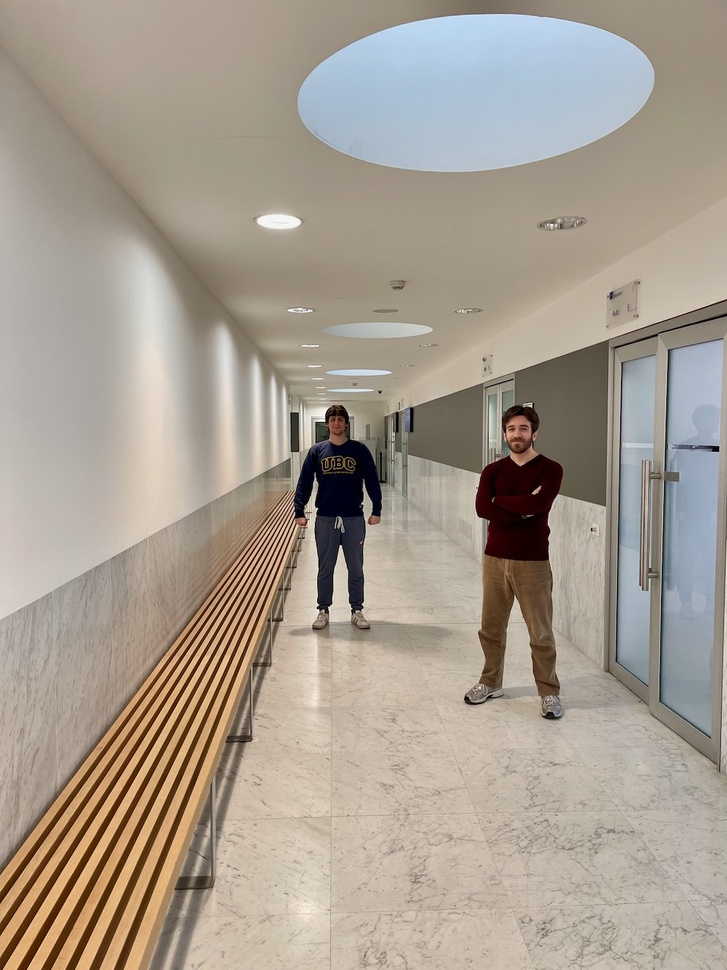
#> input picture single-view-metrology/draft.jpeg, 727 x 970 px, shrunk from 960 x 1280 before the run
$ jupyter execute main.ipynb
#> lines starting #> are read from the running program, lines starting #| are printed output that depends on the picture
# Single view metrology

[cell 1]
import cv2
import numpy as np

import cv2
import numpy as np
import matplotlib.pyplot as plt

[cell 2]
data_dir = "."

def plot_img(img_name):
    image_path = f"{data_dir}/{img_name}"
    plt.imshow(cv2.imread(image_path)[:, :, ::-1])
    plt.axis("off")

[cell 3]
img = cv2.imread(f"{data_dir}/draft.jpeg")[:, :, ::-1]

plt.imshow(img)
plt.axis('off')

[cell 4]
img = cv2.imread("draft.jpeg")
#> img is the input picture: shape (970, 727, 3); mean B, G, R 144.4, 156.7, 167.2
img = cv2.cvtColor(img, cv2.COLOR_BGR2RGB)

# Load the annotations from the .npy file
annotations = np.load("simple_metrology_annotations.npy", allow_pickle=True).item()
#> (reads single-view-metrology/simple_metrology_annotations.npy from the repository)

# Get the lines from annotations
lines = annotations['lines']

# Plot the image and the lines
plt.figure(figsize=(10, 10))
plt.imshow(img)

# Define line labels for different line types
parallel1_labels = ["ab", "cd"]
parallel2_labels = ["ef", "gh"]

# Plot each line with appropriate label
parallel1_count = 0
parallel2_count = 0

for i, ((x1, y1), (x2, y2), line_type) in enumerate(lines):
    if line_type == 'parallel_1':
        label = parallel1_labels[parallel1_count]
        style = {"marker": "+", "linewidth": 0.5, "color": "red"}
        parallel1_count += 1
    elif line_type == 'parallel_2':
        label = parallel2_labels[parallel2_count]
        style = {"marker": "+", "linewidth": 0.5, "color": "green"}
        parallel2_count += 1
    elif line_type == 'reference':
        label = "ref"
        style = {"marker": "o", "linewidth": 0.5, "color": "blue"}
    elif line_type == 'measure':
        label = "measure"
        style = {"marker": "o", "linewidth": 0.5, "color": "purple"}

    plt.plot([x1, x2], [y1, y2], marker=style["marker"], label=label,
             linewidth=style["linewidth"], color=style["color"])

plt.legend()
plt.axis('off')
plt.title("Annotated Metrology Points")
plt.show()
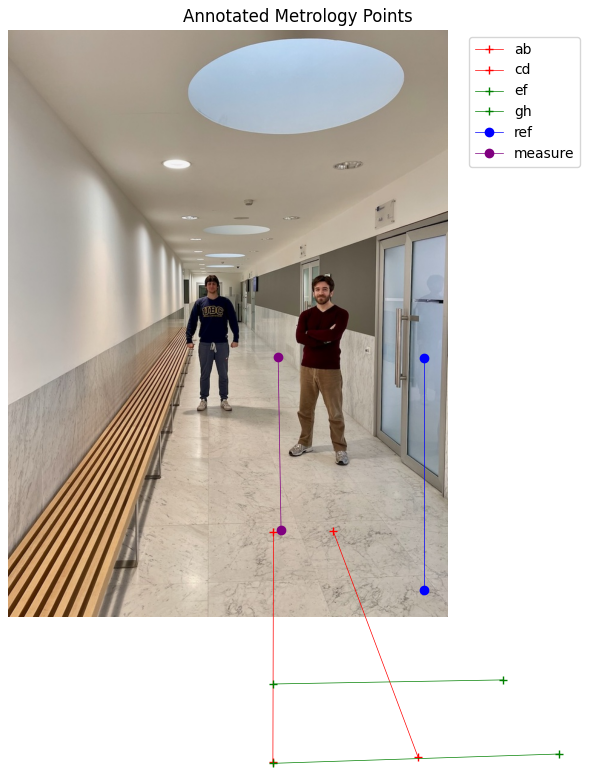
#> figure drawn by matplotlib, 1 panel

[cell 5]
# Extract points from lines by type
parallel_lines_1 = [line for line in lines if line[2] == 'parallel_1']
parallel_lines_2 = [line for line in lines if line[2] == 'parallel_2']
reference_lines = [line for line in lines if line[2] == 'reference']
measure_lines = [line for line in lines if line[2] == 'measure']

# Create point labels for each set of parallel lines
point_labels_1 = ['a', 'b', 'c', 'd']  # For parallel_1 lines
point_labels_2 = ['e', 'f', 'g', 'h']  # For parallel_2 lines
points = {}

# Initialize points dictionary with points from parallel_1 lines
point_index = 0
for i, ((x1, y1), (x2, y2), _) in enumerate(parallel_lines_1):
    # First endpoint
    points[point_labels_1[point_index]] = np.array([x1, y1, 1])
    point_index += 1

    # Second endpoint
    points[point_labels_1[point_index]] = np.array([x2, y2, 1])
    point_index += 1

    # Stop if we've used all available labels
    if point_index >= len(point_labels_1):
        break

# Initialize points dictionary with points from parallel_2 lines
point_index = 0
for i, ((x1, y1), (x2, y2), _) in enumerate(parallel_lines_2):
    # First endpoint
    points[point_labels_2[point_index]] = np.array([x1, y1, 1])
    point_index += 1

    # Second endpoint
    points[point_labels_2[point_index]] = np.array([x2, y2, 1])
    point_index += 1

    # Stop if we've used all available labels
    if point_index >= len(point_labels_2):
        break

# Now we can access points as individual variables
a = points.get('a')  # First point of first parallel_1 line
b = points.get('b')  # Second point of first parallel_1 line
c = points.get('c')  # First point of second parallel_1 line
d = points.get('d')  # Second point of second parallel_1 line
e = points.get('e')  # First point of first parallel_2 line
f = points.get('f')  # Second point of first parallel_2 line
g = points.get('g')  # First point of second parallel_2 line
h = points.get('h')  # Second point of second parallel_2 line

# Visualize the points and lines
plt.figure(figsize=(10,10))
plt.imshow(img)

# Plot parallel_1 lines in red
plt.plot([a[0], b[0]], [a[1], b[1]], marker='+', color='red', label='ab')
# a[0] is the x coordinate of point a
# a[1] is the y coordinate of point a
# plt.plot connects the points a and b with a red line, and the marker is a red plus at point a

# and so on for the other parallel lines
plt.plot([c[0], d[0]], [c[1], d[1]], marker='+', color='red', label='cd')

# Plot parallel_2 lines in green
plt.plot([e[0], f[0]], [e[1], f[1]], marker='+', color='green', label='ef')
plt.plot([g[0], h[0]], [g[1], h[1]], marker='+', color='green', label='gh')

plt.legend()
plt.axis('off')
plt.title("Annotated Points and Lines")
plt.show()
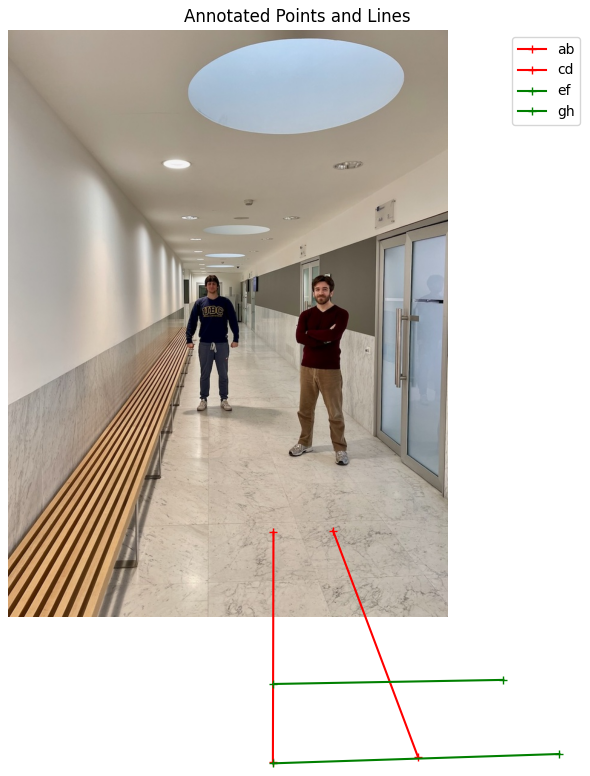
#> figure drawn by matplotlib, 1 panel

[cell 6]
# Calculate vanishing points
# Compute lines in homogeneous coordinates for parallel_1
lab = np.cross(a, b)  # Line through points a and b
lcd = np.cross(c, d)  # Line through points c and d

# Normalize the lines
lab = lab / lab[-1]
lcd = lcd / lcd[-1]

# Stack parallel_1 lines and compute vanishing point using SVD
parallel_lines1 = np.vstack([lab, lcd])
_, _, vt = np.linalg.svd(parallel_lines1)
vp1 = vt[-1]  # This is our first vanishing point
vp1 = vp1 / vp1[-1]  # Normalize the vanishing point

print("Vanishing point 1 (from parallel_1 lines):")
print(vp1)

# Compute lines in homogeneous coordinates for parallel_2
lef = np.cross(e, f)  # Line through points e and f
lgh = np.cross(g, h)  # Line through points g and h

# Normalize the lines
lef = lef / lef[-1]
lgh = lgh / lgh[-1]

# Stack parallel_2 lines and compute vanishing point using SVD
parallel_lines2 = np.vstack([lef, lgh])
_, _, vt = np.linalg.svd(parallel_lines2)
vp2 = vt[-1]  # This is our second vanishing point
vp2 = vp2 / vp2[-1]  # Normalize the vanishing point

print("Vanishing point 2 (from parallel_2 lines):")
print(vp2)

# Compute horizon line from the two vanishing points
horizon = np.cross(vp1, vp2)
horizon = horizon / horizon[-1]  # Normalize the horizon line

print("Horizon line:")
print(horizon)

[cell 7]
# Visualize vanishing points and horizon line
plt.figure(figsize=(10, 10))
plt.imshow(img)

# Plot the original lines
plt.plot([a[0], b[0]], [a[1], b[1]], marker='+', color='red', linewidth=0.5, label='ab')
plt.plot([c[0], d[0]], [c[1], d[1]], marker='+', color='red', linewidth=0.5, label='cd')
plt.plot([e[0], f[0]], [e[1], f[1]], marker='+', color='green', linewidth=0.5, label='ef')
plt.plot([g[0], h[0]], [g[1], h[1]], marker='+', color='green', linewidth=0.5, label='gh')

# Plot vanishing points
plt.plot(vp1[0], vp1[1], "o", color='red', label="vp1")
plt.plot(vp2[0], vp2[1], "o", color='green', label="vp2")

# Draw a line connecting the vanishing points (the horizon line)
plt.plot([vp1[0], vp2[0]], [vp1[1], vp2[1]], '--', color='blue',
         label="horizon", linewidth=0.8)

# Draw the full horizon line across the image
if horizon[1] != 0:  # Avoid division by zero
    x_vals = np.array([0, img.shape[1]])
#> x_vals = [0, 727]
    y_vals = (-horizon[0] * x_vals - horizon[2]) / horizon[1]
#> y_vals = [548.8, 578.2]
    plt.plot(x_vals, y_vals, '-', color='yellow', linewidth=1)

plt.legend()
plt.axis('off')
plt.title("Vanishing Points and Horizon Line")
plt.show()
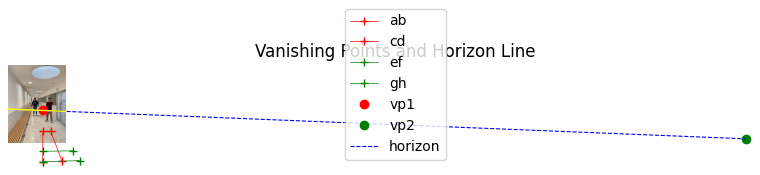
#> figure drawn by matplotlib, 1 panel

[cell 8]
# Build the rectifying homography for the floor plane
# Important: normalize the horizon line coefficients to regularize the homography
horizon = horizon/np.linalg.norm(horizon)

H = np.hstack([np.eye(2), np.zeros((2, 1))])
H = np.vstack([H, horizon])
H = H/H[-1, -1]

# We can check that the horizon is now mapped to the canonical line at infinity
print(f"H^(-T)@horizon: {np.linalg.inv(H).T@horizon.reshape((-1,1))}")

[cell 9]
# Plot reference and measurement lines
# Extract reference and measurement points from your annotations
# For reference line (Line 4 in your annotations)
ref_line = reference_lines[0]
ref_top = np.array([ref_line[0][0], ref_line[0][1], 1])    # First point of reference line
ref_bottom = np.array([ref_line[1][0], ref_line[1][1], 1]) # Second point of reference line

# For measurement line
measure_line = measure_lines[0]
measure_top = np.array([measure_line[0][0], measure_line[0][1], 1])    # First point of measurement line
measure_bottom = np.array([measure_line[1][0], measure_line[1][1], 1]) # Second point of measurement line

plt.figure(figsize=(10, 10))
plt.imshow(img)
plt.plot([ref_top[0], ref_bottom[0]], [ref_top[1], ref_bottom[1]],
         marker="o", label="Reference", linewidth=1, color='blue')
plt.plot([measure_top[0], measure_bottom[0]], [measure_top[1], measure_bottom[1]],
         marker="o", label="Measure", linewidth=1, color='purple')
plt.legend()
plt.title("Reference and Measurement Lines")
plt.axis('off')
plt.show()
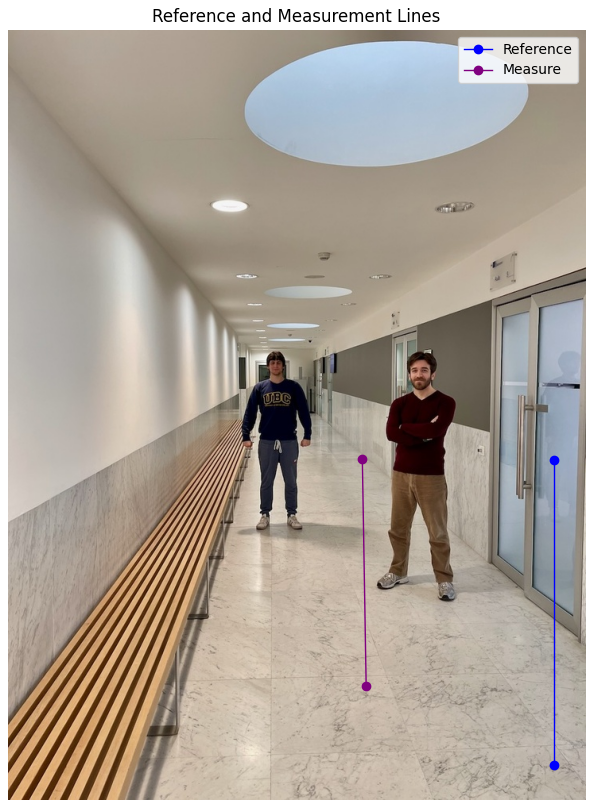
#> figure drawn by matplotlib, 1 panel

[cell 10]
# Computing the metric measurements
# Calculate vertical vanishing point if not already available
# If we want to use SVD on all lines for vertical direction (optional)
all_lines = np.vstack([lab, lcd, lef, lgh])
_, _, vt = np.linalg.svd(all_lines)
v_vert = vt[-1]
v_vert = v_vert/v_vert[-1]

# Compute intersection points and distances
u = np.cross(np.cross(measure_bottom, ref_bottom), horizon)
u = u/u[-1]

l_measure = np.cross(measure_bottom, v_vert)
ref_top_tilde = np.cross(np.cross(ref_top, u), l_measure)
ref_top_tilde = ref_top_tilde/ref_top_tilde[-1]

dist_ref_top_tilde = np.linalg.norm(ref_top_tilde - ref_bottom)
dist_measure_top = np.linalg.norm(measure_top - measure_bottom)
dist_vert = np.linalg.norm(v_vert - ref_bottom)

# Compute 1d projective transformation mapping the vanishing point to infinity
# (0,1) -> (0,1)
# (v_vert,0) -> (1,0)
H_1d = np.eye(2)
H_1d[-1] = [1, dist_vert]

# Compute the distance ratio
dist_ref_measure_ratio = dist_ref_top_tilde * (dist_vert - dist_measure_top)/(dist_measure_top*(dist_vert-dist_ref_top_tilde))

# Measured dist = ref_dist / dist_ref_measure_ratio
ref_dist = 175  # Your given reference distance
measured_dist = ref_dist / dist_ref_measure_ratio

print(f"Reference distance: {ref_dist} units")
print(f"Measured distance: {measured_dist:.2f} units")
print(f"Distance ratio: {dist_ref_measure_ratio:.4f}")

[cell 11]
# Visualize the measurement results
plt.figure(figsize=(10, 10))
plt.imshow(img)

# Plot reference line
plt.plot([ref_top[0], ref_bottom[0]], [ref_top[1], ref_bottom[1]],
         marker="o", label=f"Reference = {ref_dist}", linewidth=1, color='blue')

# Plot measurement line
plt.plot([measure_top[0], measure_bottom[0]], [measure_top[1], measure_bottom[1]],
         marker="o", label=f"Measure = {measured_dist:.2f}", linewidth=1, color='purple')

# Plot the horizon line
x_vals = np.array([0, img.shape[1]])
if horizon[1] != 0:  # Avoid division by zero
    y_vals = (-horizon[0] * x_vals - horizon[2]) / horizon[1]
    plt.plot(x_vals, y_vals, '--', color='yellow', linewidth=0.8, label="Horizon")

# Plot vanishing points
plt.plot(vp1[0], vp1[1], "o", color='red', label="vp1")
plt.plot(vp2[0], vp2[1], "o", color='green', label="vp2")
plt.plot(v_vert[0], v_vert[1], "o", color='black', label="v_vert")

plt.legend()
plt.title("Single View Metrology Measurement")
plt.axis('off')
plt.show()
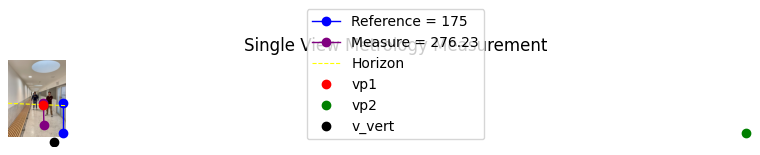
#> figure drawn by matplotlib, 1 panel

[cell 12]
plt.figure(figsize=(5, 15))
plt.imshow(img)

# Reference Line
plt.plot(
    (ref_top[0], ref_bottom[0]),
    (ref_top[1], ref_bottom[1]),
    c='blue',
    marker = '.'
    )
plt.axvline(
    ref_top[0],
    c='blue',
    marker = '',
    linestyle = ':',
    linewidth= 0.5
    )

# Measurement Line
plt.plot(
    (measure_top[0], measure_bottom[0]),
    (measure_top[1], measure_bottom[1]),
    c='red',
    marker = '.'
    )
plt.axvline(
    measure_top[0],
    c='red',
    marker = '',
    linestyle = ':',
    linewidth= 0.5
    )

# Top Vanishing Point
ref_line = np.cross(ref_bottom, ref_top)
measure_line = np.cross(measure_bottom, measure_top)
vp3 = np.cross(ref_line, measure_line)
vp3 = vp3 / vp3[2]
plt.plot(
    vp3[0],
    vp3[1]
)

# Line through right vanishing point and top reference point
slope = (vp2[1] - ref_top[1]) / (vp2[0] - ref_top[0])
intercept = vp2[1] - slope * vp2[0]
x_vals = np.array([0, img.shape[1]])
y_vals = slope * x_vals + intercept
#> y_vals = [510.9, 543.2]
plt.plot(
    x_vals,
    y_vals,
    c='yellow',
    marker = '',
    linestyle = ':',
    linewidth= 0.5
    )

# Line through right vanishing point and bottom refernce point
slope = (vp2[1] - ref_bottom[1]) / (vp2[0] - ref_bottom[0])
intercept = vp2[1] - slope * vp2[0]
x_vals = np.array([0, img.shape[1]])
y_vals = slope * x_vals + intercept
#> y_vals = [925.4, 925.2]
plt.plot(
    x_vals,
    y_vals,
    c='yellow',
    marker = '',
    linestyle = ':',
    linewidth= 0.5
    )

# [35 lines of commented-out code are left out]
slope = (vp1[1] - measure_top[1]) / (vp1[0] - measure_top[0])
intercept = vp1[1] - slope * vp1[0]
x_vals = np.array([vp1[0], img.shape[1]])
#> x_vals = [438.9, 727]
y_vals = slope * x_vals + intercept
#> y_vals = [566.5, -540.5]
plt.plot(
    x_vals,
    y_vals,
    c='yellow',
    marker = '',
    linestyle = ':',
    linewidth= 0.5
    )

# Line through back vanishing point and bottom measure point
# plt.plot(
#     vp1[0],
#     vp1[1],
#     c='yellow',
#     marker = 'o',
#     )
slope = (vp1[1] - measure_bottom[1]) / (vp1[0] - measure_bottom[0])
intercept = vp1[1] - slope * vp1[0]
x_vals = np.array([vp1[0], img.shape[1]])
y_vals = slope * x_vals + intercept
#> y_vals = [566.5, 6861.9]
plt.plot(
    x_vals,
    y_vals,
    c='yellow',
    marker = '',
    linestyle = ':',
    linewidth= 0.5
    )

# Bottom Intersection
right_vp_to_ref_top = np.cross(vp2, ref_top)
back_vp_to_measure_top = np.cross(vp1, measure_top)
top_intersection = np.cross(right_vp_to_ref_top, back_vp_to_measure_top)
top_intersection = top_intersection / top_intersection[2]
plt.plot(
    top_intersection[0],
    top_intersection[1],
    c='k',
    marker = '.',
    )

# Vertical Line
bottom_vp_to_top_intersection = np.cross(vp3, top_intersection)
plt.plot(
    (vp3[0], top_intersection[0]),
    (vp3[1], top_intersection[1]),
    c='k',
    marker = '',
    linestyle = ':',
    linewidth= 0.5
    )

# Project the measurement and reference segment onto the vertical line
back_vp_to_measure_bottom = np.cross(vp1, measure_bottom)
measure_bottom_proj = np.cross(bottom_vp_to_top_intersection, back_vp_to_measure_bottom)
measure_bottom_proj = measure_bottom_proj / measure_bottom_proj[2]
plt.plot(
    measure_bottom_proj[0],
    measure_bottom_proj[1],
    c='red',
    marker = '*',
    label = 'Projected Measure Point',
    linewidth = 0,
    )

right_vp_to_ref_bottom = np.cross(vp2, ref_bottom)
ref_bottom_proj = np.cross(bottom_vp_to_top_intersection, right_vp_to_ref_bottom )
ref_bottom_proj = ref_bottom_proj / ref_bottom_proj[2]
plt.plot(
    ref_bottom_proj[0],
    ref_bottom_proj[1],
    c='blue',
    marker = '*',
    label = 'Projected Reference Point',
    linewidth = 0,
    )

# ref : measure = original_ref : original_measure
# -> original_measure =
ref = np.linalg.norm(top_intersection[:2] - ref_bottom_proj[:2])
measure = np.linalg.norm(top_intersection[:2] - measure_bottom_proj[:2])
original_ref = 175
original_measure = measure * original_ref / ref
print(f'Projected Ref = {ref:} ')
print(f'Projected Measure = {measure:} ')
print(f"Known original ref = {original_ref}")
print(f"Estimated original measure = {original_measure}")

# Show everything
plt.legend()
plt.xlim([0, img.shape[1]])
plt.ylim([img.shape[0], 0])
plt.axis('off')

plt.show()
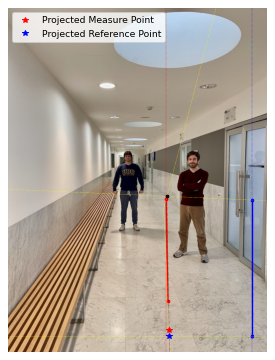
#> figure drawn by matplotlib, 1 panel

[cell 13]
# Measurement Line
plt.plot(
    (measure_top[0], measure_bottom[0]),
    (measure_top[1], measure_bottom[1]),
    c='red',
    marker = '.'
    )
plt.axvline(
    measure_top[0],
    c='red',
    marker = '',
    linestyle = ':',
    linewidth= 0.5
    )

# Top Vanishing Point
ref_line = np.cross(ref_bottom, ref_top)
measure_line = np.cross(measure_bottom, measure_top)
vp3 = np.cross(ref_line, measure_line)
vp3 = vp3 / vp3[2]
plt.plot(
    vp3[0],
    vp3[1]
)

# Line through right vanishing point and top reference point
slope = (vp2[1] - ref_top[1]) / (vp2[0] - ref_top[0])
intercept = vp2[1] - slope * vp2[0]
x_vals = np.array([0, img.shape[1]])
#> x_vals = [0, 727]
y_vals = slope * x_vals + intercept
plt.plot(
    x_vals,
    y_vals,
    c='yellow',
    marker = '',
    linestyle = ':',
    linewidth= 0.5
    )

# Line through right vanishing point and bottom refernce point
slope = (vp2[1] - ref_bottom[1]) / (vp2[0] - ref_bottom[0])
intercept = vp2[1] - slope * vp2[0]
x_vals = np.array([0, img.shape[1]])
y_vals = slope * x_vals + intercept
plt.plot(
    x_vals,
    y_vals,
    c='yellow',
    marker = '',
    linestyle = ':',
    linewidth= 0.5
    )

# [35 lines of commented-out code are left out]
slope = (vp1[1] - measure_top[1]) / (vp1[0] - measure_top[0])
intercept = vp1[1] - slope * vp1[0]
x_vals = np.array([vp1[0], img.shape[1]])
y_vals = slope * x_vals + intercept
plt.plot(
    x_vals,
    y_vals,
    c='yellow',
    marker = '',
    linestyle = ':',
    linewidth= 0.5
    )

# Line through back vanishing point and bottom measure point
# plt.plot(
#     vp1[0],
#     vp1[1],
#     c='yellow',
#     marker = 'o',
#     )
slope = (vp1[1] - measure_bottom[1]) / (vp1[0] - measure_bottom[0])
intercept = vp1[1] - slope * vp1[0]
x_vals = np.array([vp1[0], img.shape[1]])
y_vals = slope * x_vals + intercept
plt.plot(
    x_vals,
    y_vals,
    c='yellow',
    marker = '',
    linestyle = ':',
    linewidth= 0.5
    )

# Bottom Intersection
right_vp_to_ref_top = np.cross(vp2, ref_top)
back_vp_to_measure_top = np.cross(vp1, measure_top)
top_intersection = np.cross(right_vp_to_ref_top, back_vp_to_measure_top)
top_intersection = top_intersection / top_intersection[2]
plt.plot(
    top_intersection[0],
    top_intersection[1],
    c='k',
    marker = '.',
    )

# Vertical Line
bottom_vp_to_top_intersection = np.cross(vp3, top_intersection)
plt.plot(
    (vp3[0], top_intersection[0]),
    (vp3[1], top_intersection[1]),
    c='k',
    marker = '',
    linestyle = ':',
    linewidth= 0.5
    )

# Project the measurement and reference segment onto the vertical line
back_vp_to_measure_bottom = np.cross(vp1, measure_bottom)
measure_bottom_proj = np.cross(bottom_vp_to_top_intersection, back_vp_to_measure_bottom)
measure_bottom_proj = measure_bottom_proj / measure_bottom_proj[2]
plt.plot(
    measure_bottom_proj[0],
    measure_bottom_proj[1],
    c='red',
    marker = '*',
    label = 'Projected Measure Point',
    linewidth = 0,
    )

right_vp_to_ref_bottom = np.cross(vp2, ref_bottom)
ref_bottom_proj = np.cross(bottom_vp_to_top_intersection, right_vp_to_ref_bottom )
ref_bottom_proj = ref_bottom_proj / ref_bottom_proj[2]
plt.plot(
    ref_bottom_proj[0],
    ref_bottom_proj[1],
    c='blue',
    marker = '*',
    label = 'Projected Reference Point',
    linewidth = 0,
    )

# ref : measure = original_ref : original_measure
# -> original_measure =
ref = np.linalg.norm(top_intersection[:2] - ref_bottom_proj[:2])
measure = np.linalg.norm(top_intersection[:2] - measure_bottom_proj[:2])
original_ref = 175
original_measure = measure * original_ref / ref
print(f'Projected Ref = {ref:} ')
print(f'Projected Measure = {measure:} ')
print(f"Known original ref = {original_ref}")
print(f"Estimated original measure = {original_measure}")

# Show everything
plt.legend()
plt.xlim([0, img.shape[1]])
plt.ylim([img.shape[0], 0])
plt.axis('off')

plt.show()
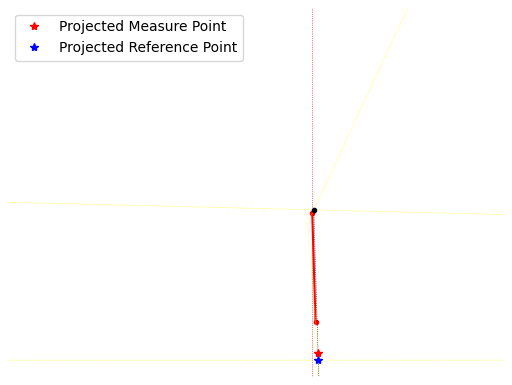
#> figure drawn by matplotlib, 1 panel
